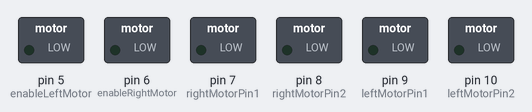
This sketch was run on a simulated Arduino Uno, built with avr-gcc and run on an emulated ATmega328P. Shown: switched loads named in the sketch (green lamp = pin HIGH). Wiring (inferred from the names in the program): 2 × IR receiver: data A0 / data A1.

Above: at 0.1 s.
Timing chart, 0 to 1.6 s (numbered marks = the images above):
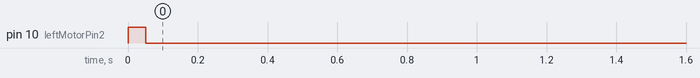

The sketch:

LineFollower_8Sensor.ino
```cpp
#include <SPI.h>
#include <MFRC522.h>

// IR Sensors (moved to analog pins to avoid SPI conflict)
#define IR_SENSOR_RIGHT A0
#define IR_SENSOR_LEFT A1
#define MOTOR_SPEED 150

// RFID Pins
#define SS_PIN 4
#define RST_PIN 2

// RFID Instance
MFRC522 rfid(SS_PIN, RST_PIN);

//Right motor
int enableRightMotor=6;
int rightMotorPin1=7;
int rightMotorPin2=8;

//Left motor
int enableLeftMotor=5;
int leftMotorPin1=9;
int leftMotorPin2=10;

// RFID tag detection variables
unsigned long stopStartTime = 0;
bool isStopped = false;
const unsigned long stopDuration = 30000; // Stop for 30 seconds

// Authorized RFID tag
byte book1[] = {0x00, 0xAD, 0xA9, 0x2B};

void setup()
{
  //The problem with TT gear motors is that, at very low pwm value it does not even rotate.
  //If we increase the PWM value then it rotates faster and our robot is not controlled in that speed and goes out of line.
  //For that we need to increase the frequency of analogWrite.
  //Below line is important to change the frequency of PWM signal on pin D5 and D6
  //Because of this, motor runs in controlled manner (lower speed) at high PWM value.
  //This sets frequecny as 7812.5 hz.
  TCCR0B = TCCR0B & B11111000 | B00000010 ;

  // Initialize SPI and RFID
  SPI.begin();
  rfid.PCD_Init();

  // put your setup code here, to run once:
  pinMode(enableRightMotor, OUTPUT);
  pinMode(rightMotorPin1, OUTPUT);
  pinMode(rightMotorPin2, OUTPUT);

  pinMode(enableLeftMotor, OUTPUT);
  pinMode(leftMotorPin1, OUTPUT);
  pinMode(leftMotorPin2, OUTPUT);

  pinMode(IR_SENSOR_RIGHT, INPUT);
  pinMode(IR_SENSOR_LEFT, INPUT);
  rotateMotor(0,0);
}


void loop()
{
  // Check for RFID tag (non-blocking)
  checkRFIDTag();

  // If stopped due to RFID detection, wait for duration
  if (isStopped) {
    if (millis() - stopStartTime < stopDuration) {
      rotateMotor(0, 0); // Keep motors stopped
      return; // Skip line following logic
    } else {
      isStopped = false; // Resume movement
    }
  }

  // Read sensors immediately with no delay
  int rightIRSensorValue = digitalRead(IR_SENSOR_RIGHT);
  int leftIRSensorValue = digitalRead(IR_SENSOR_LEFT);

  // Immediate motor response based on sensor readings - NO DELAYS
  if (rightIRSensorValue == LOW && leftIRSensorValue == LOW)
  {
    // Both sensors on black - go straight
    rotateMotor(MOTOR_SPEED, MOTOR_SPEED);
  }
  else if (rightIRSensorValue == LOW && leftIRSensorValue == HIGH )
  {
    // Right sensor on black, left on white - turn right
    rotateMotor(-MOTOR_SPEED, MOTOR_SPEED);
  }
  else if (rightIRSensorValue == HIGH && leftIRSensorValue == LOW)
  {
    // Left sensor on black, right on white - turn left
    rotateMotor(MOTOR_SPEED, -MOTOR_SPEED);
  }
  else
  {
    // Both sensors on white - stop
    rotateMotor(0, 0);
  }

  // NO DELAY - immediate loop restart for fastest response
}

void checkRFIDTag()
{
  // Check for new card
  if (!rfid.PICC_IsNewCardPresent())
    return;

  // Verify if the card can be read
  if (!rfid.PICC_ReadCardSerial()) {
    return; // Silent fail for speed
  }

  // Check if detected tag matches book1
  bool isBook1 = true;
  if (rfid.uid.size == 4) {
    for (byte i = 0; i < 4; i++) {
      if (rfid.uid.uidByte[i] != book1[i]) {
        isBook1 = false;
        break;
      }
    }
  } else {
    isBook1 = false;
  }

  // Only stop if it's book1
  if (isBook1) {
    rotateMotor(0, 0);
    isStopped = true;
    stopStartTime = millis();
  }

  rfid.PICC_HaltA(); // Halt the card
}


void rotateMotor(int rightMotorSpeed, int leftMotorSpeed)
{

  if (rightMotorSpeed < 0)
  {
    digitalWrite(rightMotorPin1,LOW);
    digitalWrite(rightMotorPin2,HIGH);
  }
  else if (rightMotorSpeed > 0)
  {
    digitalWrite(rightMotorPin1,HIGH);
    digitalWrite(rightMotorPin2,LOW);
  }
  else
  {
    digitalWrite(rightMotorPin1,LOW);
    digitalWrite(rightMotorPin2,LOW);
  }

  if (leftMotorSpeed < 0)
  {
    digitalWrite(leftMotorPin1,LOW);
    digitalWrite(leftMotorPin2,HIGH);
  }
  else if (leftMotorSpeed > 0)
  {
    digitalWrite(leftMotorPin1,HIGH);
    digitalWrite(leftMotorPin2,LOW);
  }
  else
  {
    digitalWrite(leftMotorPin1,LOW);
    digitalWrite(leftMotorPin2,LOW);
  }
  analogWrite(enableRightMotor, abs(rightMotorSpeed));
  analogWrite(enableLeftMotor, abs(leftMotorSpeed));
}
```
